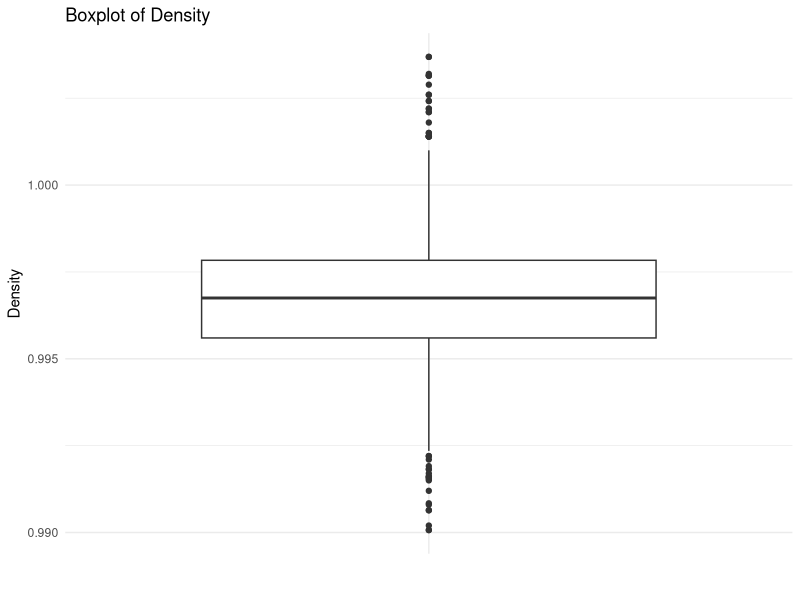
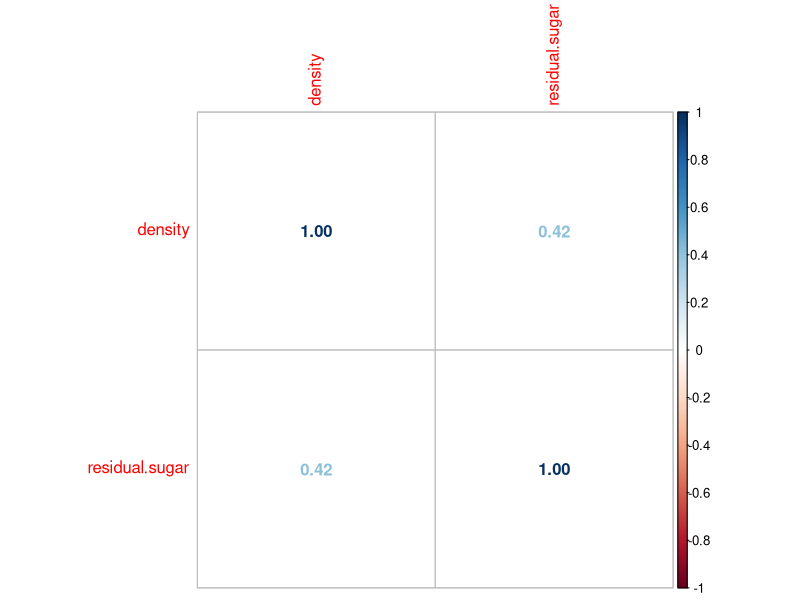
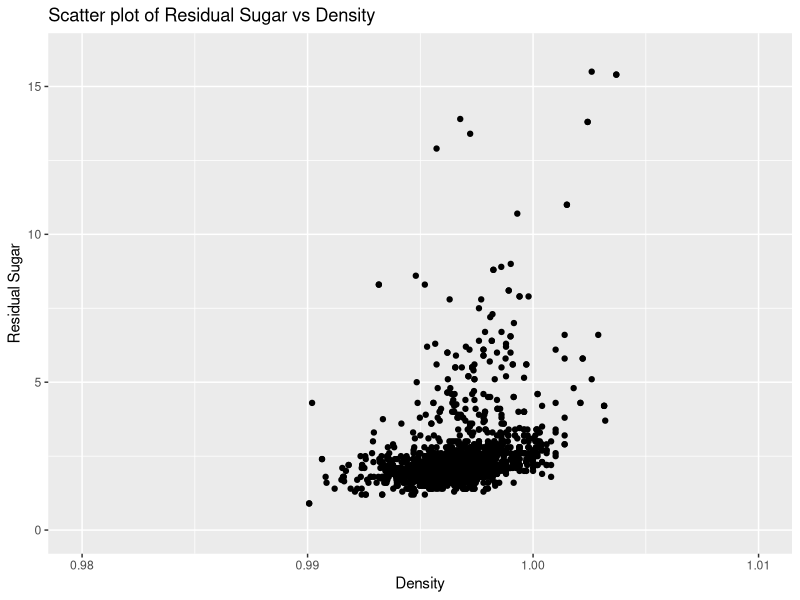
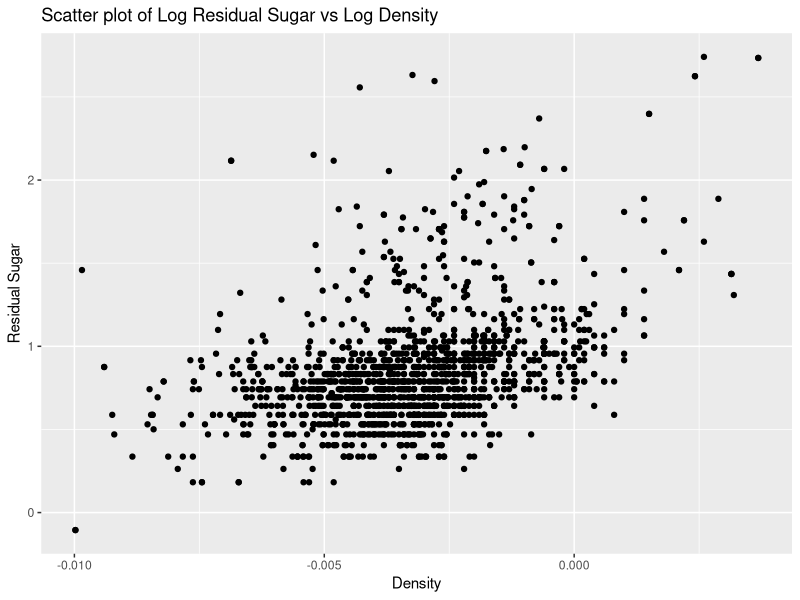
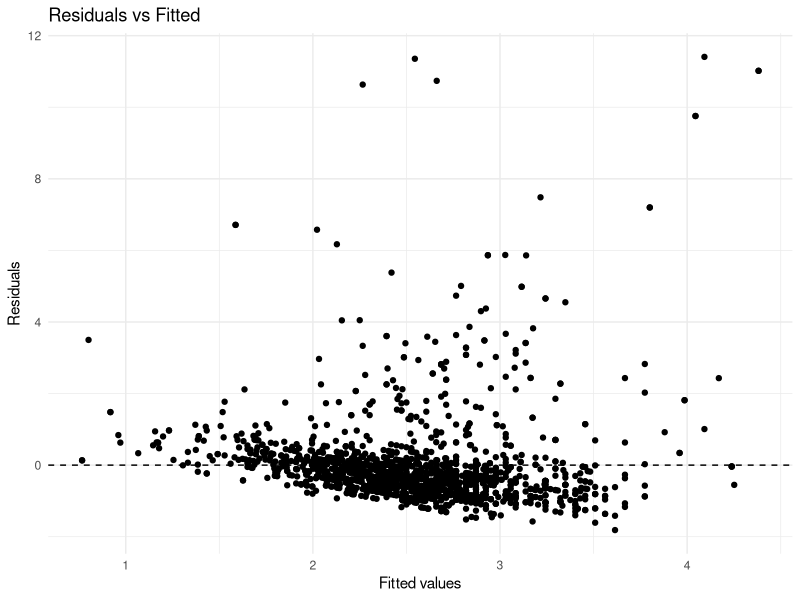
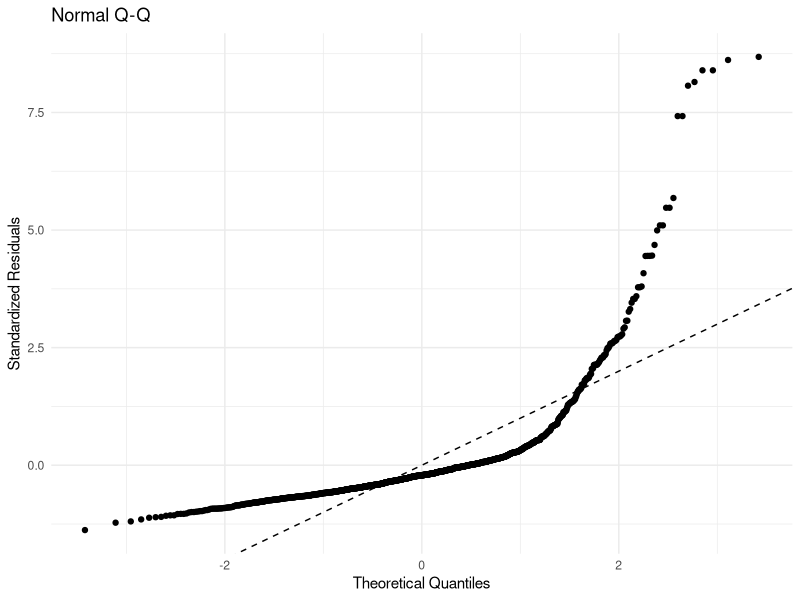
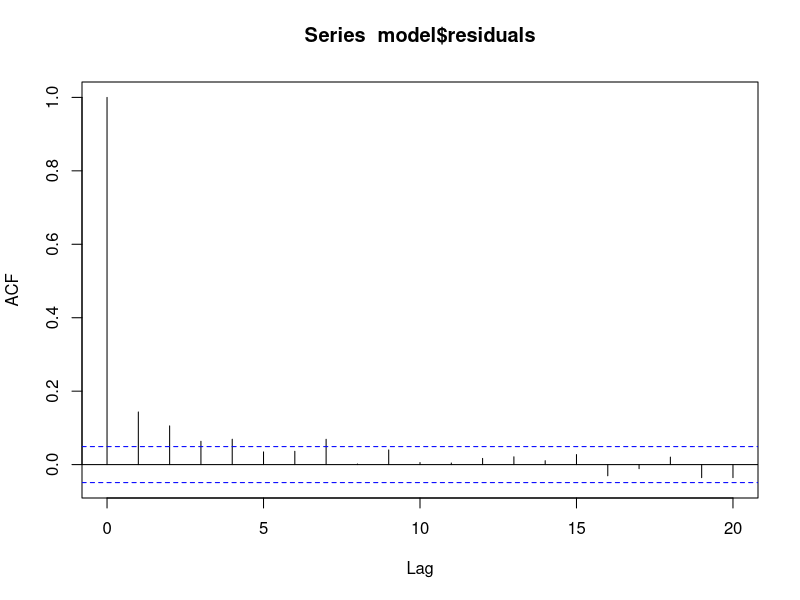
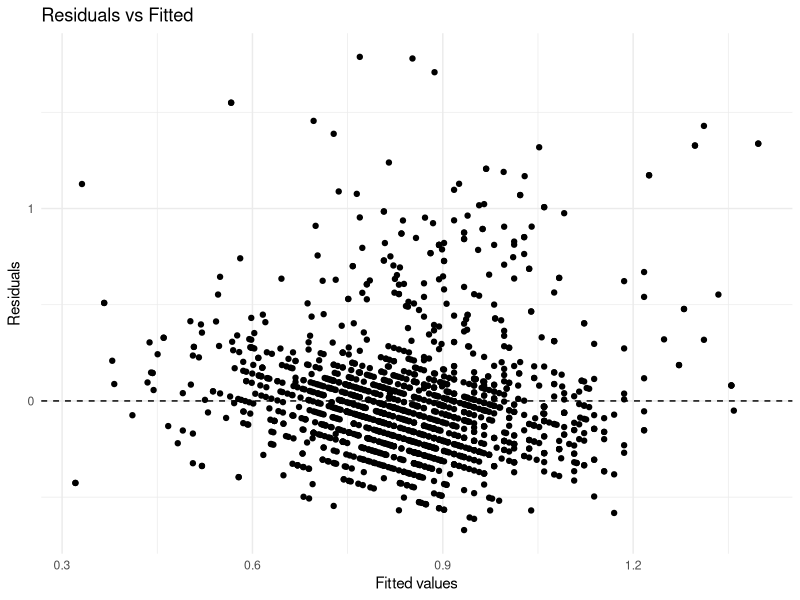

Reproduce these figures in R, in order.
# Christian Badillo
# ---------------------- Libraries -----------------------------
library(tidyverse)
library(ggplot2)
library(corrplot)
# ---------------------- Data ----------------------------------
data.wine <- read.csv("vino_blanco.csv", header = TRUE, sep = ",")

# ---------------------- Data Exploration -----------------------
# Summary of the data
summary(data.wine)

# Boxplots
ggplot(data.wine, aes(x = "", y = density)) +
    geom_boxplot() +
    labs(title = "Boxplot of Density",
         y = "Density",
         x = "") +
    theme_minimal()


# Correlation matrix
correlation_matrix <- cor(data.wine)
correlation_matrix_log <- cor(log(data.wine))
corrplot(correlation_matrix_log, method = "number")

# Scatter plot
ggplot(data.wine, aes(y = residual.sugar, x = density)) +
  geom_point() +
  labs(title = "Scatter plot of Residual Sugar vs Density",
       y = "Residual Sugar",
       x = "Density") +
    xlim(0.98, 1.01) +
    ylim(0, 16)

ggplot(log(data.wine), aes(y = residual.sugar, x = density)) +
    geom_point() +
    labs(title = "Scatter plot of Log Residual Sugar vs Log Density",
         y = "Residual Sugar",
         x = "Density")

# -------------------- Regression -------------------------------
# Model
model <- lm(residual.sugar ~ density, data = data.wine)
summary(model)

## Residuals vs Fitted
ggplot(model, aes(x = .fitted, y = .resid)) +
  geom_point() +
  labs(title = "Residuals vs Fitted",
       x = "Fitted values",
       y = "Residuals") +
  geom_hline(yintercept = 0, linetype = "dashed") +
  theme_minimal()

## Normal Q-Q
ggplot(model, aes(sample = .stdresid)) +
  stat_qq() +
  labs(title = "Normal Q-Q",
       x = "Theoretical Quantiles",
       y = "Standardized Residuals") +
  geom_abline(intercept = 0, slope = 1, linetype = "dashed") +
  theme_minimal()

## Autocorrelation
acf(model$residuals, lag.max = 20)

# ---------------------------------------------------------------------
# Model Log
model_log <- lm(residual.sugar ~ density, data = log(data.wine))
summary(model_log)

## Residuals vs Fitted
ggplot(model_log, aes(x = .fitted, y = .resid)) +
    geom_point() +
    labs(title = "Residuals vs Fitted",
         x = "Fitted values",
         y = "Residuals") +
    geom_hline(yintercept = 0, linetype = "dashed") +
    theme_minimal()

## Normal Q-Q
ggplot(model_log, aes(sample = .stdresid)) +
    stat_qq() +
    labs(title = "Normal Q-Q",
         x = "Theoretical Quantiles",
         y = "Standardized Residuals") +
    geom_abline(intercept = 0, slope = 1, linetype = "dashed") +
    theme_minimal()

## Autocorrelation
acf(model_log$residuals, lag.max = 20)

# -------------------------------------------------------------------------
## Analysis without outliers
# -------------------------------------------------------------------------
removeOutliers <- function(data, column_name) {
    Q1 <- quantile(data[[column_name]], 0.25)
    Q3 <- quantile(data[[column_name]], 0.75)
    IQR <- Q3 - Q1
    lower_bound <- Q1 - 1.5 * IQR
    upper_bound <- Q3 + 1.5 * IQR
    return(data[data[[column_name]] >= lower_bound & data[[column_name]] <= upper_bound, ])
}

data_clean <- removeOutliers(data.wine, "density")
data_clean <- removeOutliers(data_clean, "residual.sugar")

# Scatter Plot Clean Data
ggplot(data_clean, aes(y = residual.sugar, x = density)) +
    geom_point() +
    labs(title = "Scatter plot of Residual Sugar vs Density",
         y = "Residual Sugar",
         x = "Density") +
    xlim(0.99, 1.005) +
    ylim(0.5, 4)

corrplot(cor(data_clean), method = "number")
# ----------------------------------------------------------------------------
# Model
model_clean <- lm(residual.sugar ~ density, data = data_clean)
summary(model_clean)

## Residuals vs Fitted
ggplot(model_clean, aes(x = .fitted, y = .resid)) +
    geom_point() +
    labs(title = "Residuals vs Fitted",
         x = "Fitted values",
         y = "Residuals") +
    geom_hline(yintercept = 0, linetype = "dashed") +
    theme_minimal()

## Normal Q-Q
ggplot(model_clean, aes(sample = .stdresid)) +
    stat_qq() +
    labs(title = "Normal Q-Q",
         x = "Theoretical Quantiles",
         y = "Standardized Residuals") +
    geom_abline(intercept = 0, slope = 1, linetype = "dashed") +
    theme_minimal()

## Autocorrelation
acf(model_clean$residuals, lag.max = 20)
